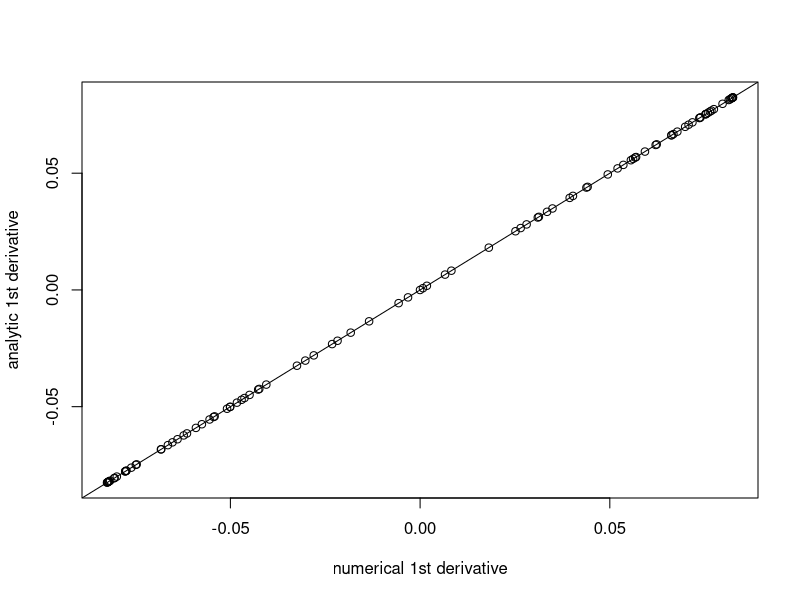
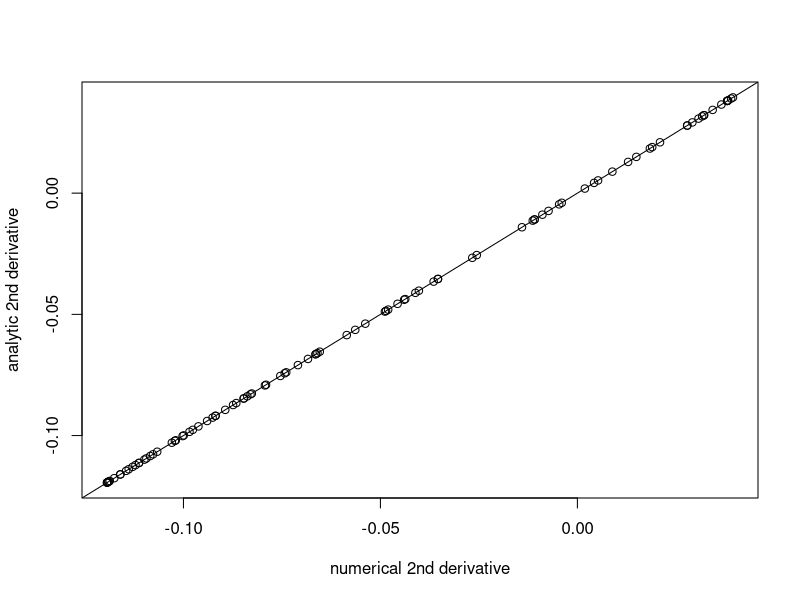
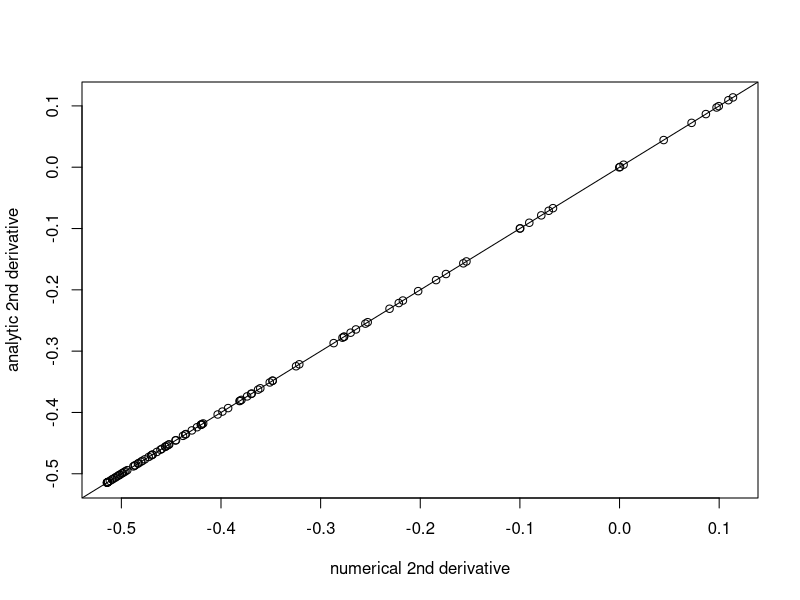
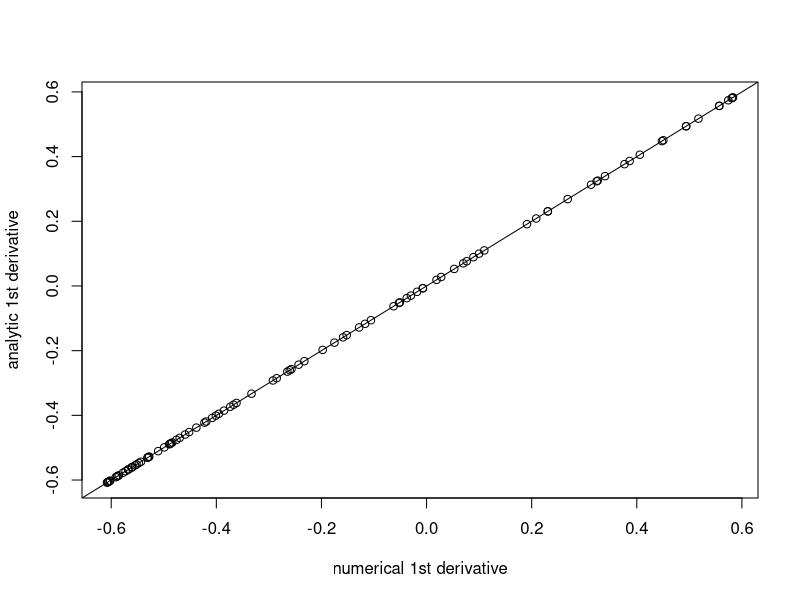
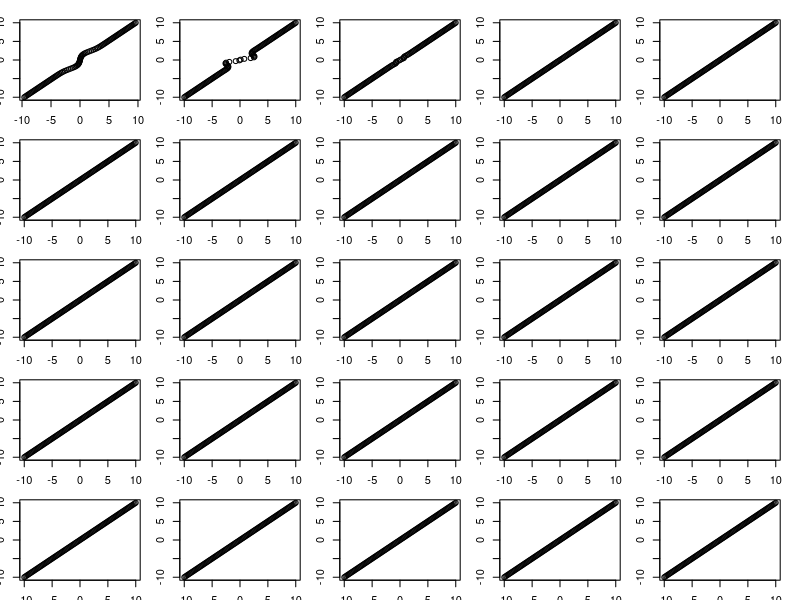
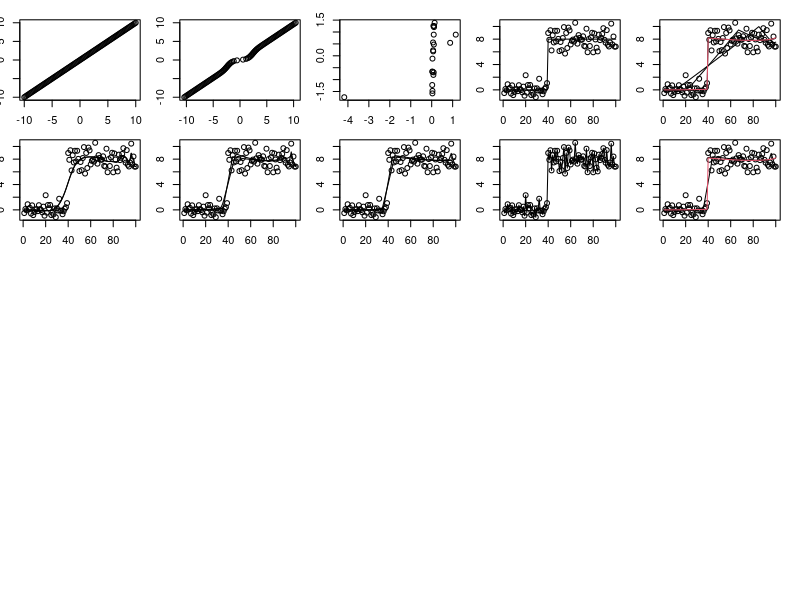

Reproduce these figures in R, in order.
## ---- chunk 1
#y,s are vectors of length n
#probs, sigma are vectors of length K
# returns an n-vector of "marginal likelihoods" under mixture prior
f = function(b, s, probs, sigma){
  if(length(s)==1){s = rep(s,length(b))}
  sigmamat   <- outer(s^2, sigma^2, `+`) # n time k
  llik_mat   <- -0.5 * (log(sigmamat) + b^2 / sigmamat)
  #llik_norms <- apply(llik_mat, 1, max)
  #L_mat      <- exp(llik_mat - llik_norms)
  L_mat <- exp(llik_mat)
  return((1/sqrt(2*pi)) * as.vector(colSums(probs * t(L_mat))))
}

#returns a vector of the derivative of f evaluated at each element of y
f_deriv = function(b, s, probs, sigma){
  if(length(s)==1){s = rep(s,length(b))}
  sigmamat   <- outer(s^2, sigma^2, `+`) # n time k
  llik_mat   <- -(3/2) * log(sigmamat) -0.5* b^2 / sigmamat
  #llik_norms <- apply(llik_mat, 1, max)
  #L_mat      <- exp(llik_mat - llik_norms)
  L_mat <- exp(llik_mat)
  return((-b/sqrt(2*pi)) * as.vector(colSums(probs * t(L_mat))))
}

# returns f_deriv/b ok even if b=0
f_deriv_over_b = function(b, s, probs, sigma){
  if(length(s)==1){s = rep(s,length(b))}
  sigmamat   <- outer(s^2, sigma^2, `+`) # n time k
  llik_mat   <- -(3/2) * log(sigmamat) -0.5* b^2 / sigmamat
  #llik_norms <- apply(llik_mat, 1, max)
  #L_mat      <- exp(llik_mat - llik_norms)
  L_mat <- exp(llik_mat)
  return((-1/sqrt(2*pi)) * as.vector(colSums(probs * t(L_mat))))
}

#returns a vector of the second derivatives of f evaluated at each element of y
f_deriv2 = function(b, s, probs, sigma){
  if(length(s)==1){s = rep(s,length(b))}
  sigmamat   <- outer(s^2, sigma^2, `+`) # n time k
  llik_mat   <- -(5/2) * log(sigmamat) -0.5* b^2 / sigmamat
  #llik_norms <- apply(llik_mat, 1, max)
  #L_mat      <- exp(llik_mat - llik_norms)
  L_mat <- exp(llik_mat)
  return((b^2/sqrt(2*pi)) * as.vector(colSums(probs * t(L_mat)))+ f_deriv_over_b(b,s,probs,sigma))
}
## ---- chunk 2
n = 100
k = 5
b = rnorm(n)
probs = rep(1/k,k)
sigma = c(0,1,2,3,4,5)
eps=1e-5

plot((f(b+eps,1,probs,sigma)-f(b,1,probs,sigma))/eps, f_deriv(b,1,probs,sigma),xlab="numerical 1st derivative", ylab="analytic 1st derivative")
abline(a=0,b=1)

plot((f_deriv(b+eps,1,probs,sigma)-f_deriv(b,1,probs,sigma))/eps, f_deriv2(b,1,probs,sigma), xlab="numerical 2nd derivative", ylab="analytic 2nd derivative")
abline(a=0,b=1)
## ---- chunk 3
l = function(b, s, probs, sigma){
  log(f(b,s,probs,sigma))
}

l_deriv = function(b, s, probs, sigma){
  f_deriv(b,s,probs,sigma)/f(b,s,probs,sigma)
}

l_deriv2 = function(b, s, probs, sigma){
  ((f_deriv2(b,s,probs,sigma)*f(b,s,probs,sigma))-f_deriv(b,s,probs,sigma)^2)/f(b,s,probs,sigma)^2
}

plot((l_deriv(b+eps,1,probs,sigma)-l_deriv(b,1,probs,sigma))/eps, l_deriv2(b,1,probs,sigma), xlab="numerical 2nd derivative", ylab="analytic 2nd derivative")
abline(a=0,b=1)

## ---- chunk 4
S = function(b, s, probs, sigma){
  return(b + s^2 * l_deriv(b,s,probs,sigma))
}
S_deriv = function(b, s, probs, sigma){
  return(1+ s^2 * l_deriv2(b,s,probs,sigma))
}
h = function(b,s,probs,sigma){
  return(-l(b,s,probs,sigma) + 0.5* l_deriv(b,s,probs,sigma)-0.5*log(2*pi*s^2))
}
h_deriv = function(b,s,probs,sigma){
  return(-l_deriv(b,s,probs,sigma) + 0.5*l_deriv2(b,s,probs,sigma))
}


plot((h(b+eps,1,probs,sigma)-h(b,1,probs,sigma))/eps, h_deriv(b,1,probs,sigma), xlab="numerical 1st derivative", ylab="analytic 1st derivative")
abline(a=0,b=1)
## ---- chunk 5
y = seq(-10,10,length=100)
x=y 
par(mfrow=c(5,5))
par(mar=rep(1.5,4))
probs = rep(0.5,2)
sigma = c(0,5)
for(i in 1:25){
  plot(S(x,1,probs,sigma),y)
  x = x-(S(x,1,probs,sigma)-y)/S_deriv(x,1,probs,sigma)
}
plot(S(x,1,probs,sigma),y)
plot(x,y)
## ---- chunk 6
obj = function(b, y, X, residual_var, probs, sigma){
  d = colSums(X^2)
  s = sqrt(residual_var/d)
  r = y - X %*% S(b,s,probs,sigma)
  return(0.5*(1/residual_var)*sum(r^2) + sum(h(b,s,probs,sigma)))
}

obj_grad = function(b, y, X, residual_var, probs, sigma){
  d = colSums(X^2)
  s = sqrt(residual_var/d)
  r = y - X %*% S(b,s,probs,sigma)
  return((-1/residual_var)*(t(r) %*% X) * S_deriv(b,s,probs,sigma) + h_deriv(b,s,probs,sigma))
}

## ---- chunk 7
n = 100
p = 20
X = matrix(rnorm(n*p),nrow=n)
norm = colSums(X^2)
X = t(t(X)/sqrt(norm))
b = rnorm(p)
y = X %*% b + rnorm(n)

(obj(b,y,X,1,probs,sigma)-obj(b+c(eps,rep(0,p-1)),y,X,1,probs,sigma))/eps
-obj_grad(b,y,X,1,probs,sigma)[1]
## ---- chunk 8
b.cg.warm = optim(b,obj,gr=obj_grad,method="CG",y=y,X=X,residual_var=1, probs=probs,sigma=sigma)
b.cg.null = optim(rep(0,p),obj,gr=obj_grad,method="CG",y=y,X=X,residual_var=1, probs=probs,sigma=sigma)
b.bfgs.warm = optim(b,obj,gr=obj_grad,method="BFGS",y=y,X=X,residual_var=1, probs=probs,sigma=sigma)
b.bfgs.null = optim(rep(0,p),obj,gr=obj_grad,method="BFGS",y=y,X=X,residual_var=1, probs=probs,sigma=sigma)


b.cg.warm$value
b.cg.null$value
b.bfgs.warm$value
b.bfgs.null$value

plot(S(b.cg.warm$par,1,probs,sigma),b)
## ---- chunk 9
set.seed(100)
sd = 1
n = 100
p = n
X = matrix(0,nrow=n,ncol=n)
for(i in 1:n){
  X[i:n,i] = 1:(n-i+1)
}
btrue = rep(0,n)
btrue[40] = 8
btrue[41] = -8

Y = X %*% btrue + sd*rnorm(n)

## ---- chunk 10
norm = colSums(X^2)
X = t(t(X)/sqrt(norm))
btrue = btrue * sqrt(norm)
plot(Y)
lines(X %*% btrue)
## ---- chunk 11
sigma=c(0,10,100,1000)
probs=rep(1/4,4)
b.cg.null = optim(rep(0,p),obj,gr=obj_grad,method="CG",y=Y,X=X,residual_var=1, probs=probs,sigma=sigma,control=list(maxit=1000))
b.bfgs.null = optim(rep(0,p),obj,gr=obj_grad,method="BFGS",y=Y,X=X,residual_var=1, probs=probs,sigma=sigma,control=list(maxit=1000))

plot(Y)
lines(X %*% S(b.cg.null$par,1,probs,sigma))
lines(X %*%  S(b.bfgs.null$par,1,probs,sigma))


b.cg.warm = optim(btrue,obj,gr=obj_grad,method="CG",y=Y,X=X,residual_var=1, probs=probs,sigma=sigma)
b.bfgs.warm = optim(btrue,obj,gr=obj_grad,method="BFGS",y=Y,X=X,residual_var=1, probs=probs,sigma=sigma)
lines(X %*% S(b.cg.warm$par,1,probs,sigma))
lines(X %*% S(b.bfgs.warm$par,1,probs,sigma),col=2)

b.cg.warm$value
b.cg.null$value
b.bfgs.warm$value
b.bfgs.null$value
## ---- chunk 12
sigma=c(10,10)
probs=rep(1/2,2)
b.cg.null = optim(rep(0,p),obj,gr=obj_grad,method="CG",y=Y,X=X,residual_var=1, probs=probs,sigma=sigma,control=list(maxit=1000))
b.bfgs.null = optim(rep(0,p),obj,gr=obj_grad,method="BFGS",y=Y,X=X,residual_var=1, probs=probs,sigma=sigma,control=list(maxit=1000))

plot(Y)
lines(X %*% S(b.cg.null$par,1,probs,sigma))
lines(X %*%  S(b.bfgs.null$par,1,probs,sigma))

b.bfgs.null$value
b.cg.null$value


## ---- chunk 13
sigma=seq(0,100,length=100)
probs=rep(1/100,100)
b.cg.null = optim(rep(0,p),obj,gr=obj_grad,method="CG",y=Y,X=X,residual_var=1, probs=probs,sigma=sigma,control=list(maxit=1000))
b.bfgs.null = optim(rep(0,p),obj,gr=obj_grad,method="BFGS",y=Y,X=X,residual_var=1, probs=probs,sigma=sigma,control=list(maxit=1000))

plot(Y)
lines(X %*% S(b.cg.null$par,1,probs,sigma))
lines(X %*%  S(b.bfgs.null$par,1,probs,sigma))

b.bfgs.null$value
b.cg.null$value


## ---- chunk 14
sigma=c(0,10,100,1000)
probs=rep(1/4,4)
b.cg.null = optim(b.cg.null$par,obj,gr=obj_grad,method="CG",y=Y,X=X,residual_var=1, probs=probs,sigma=sigma,control=list(maxit=1000))
b.bfgs.null = optim(b.bfgs.null$par,obj,gr=obj_grad,method="BFGS",y=Y,X=X,residual_var=1, probs=probs,sigma=sigma,control=list(maxit=1000))
plot(Y)
lines(X %*% S(b.cg.null$par,1,probs,sigma))
lines(X %*%  S(b.bfgs.null$par,1,probs,sigma))


b.bfgs.null$value
b.cg.null$value

## ---- chunk 15
bhat = chol2inv(chol(t(X) %*% X)) %*% t(X) %*% Y
plot(X %*% bhat)
lines(Y)
b.bfgs.bhat = optim(bhat,obj,gr=obj_grad,method="BFGS",y=Y,X=X,residual_var=1, probs=probs,sigma=sigma,control=list(maxit=10000))
b.bfgs.bhat$value
plot(Y)
lines(X %*%  S(as.vector(b.bfgs.null$par),1,probs,sigma))
lines(X %*%  S(as.vector(b.bfgs.warm$par),1,probs,sigma),col=2)
